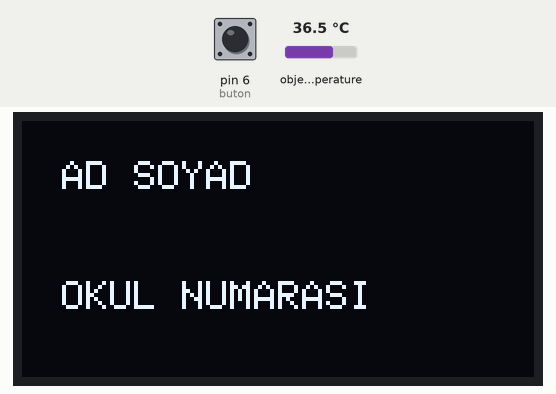
This sketch was run on a simulated Arduino Uno, built with avr-gcc and run on an emulated ATmega328P. On the bench: 128×64 one-colour display. Inputs (shaded band) come from the test bench; at power-on: pin 6 (buton) LOW, object temperature 36.5 °C. What the sketch prints to the serial monitor is not drawn.

Above: at 1.2 s.
1.3 s: pin 6 (buton) pulled HIGH for 0.15 s
At 2.2 s:
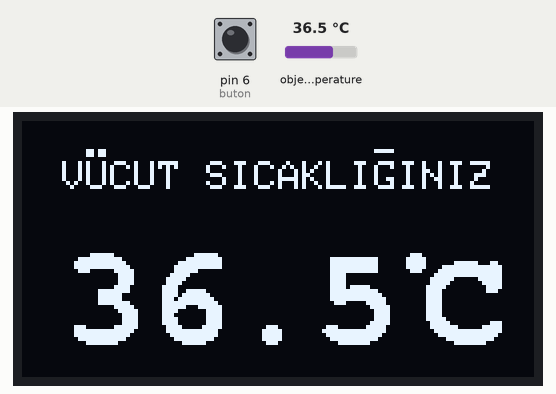
8.4 s: pin 6 (buton) pulled HIGH for 3.2 s
Timing chart, 0 to 11.4 s (numbered marks = the images above; inputs shaded):
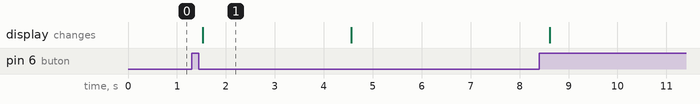

The sketch:

BT_ates_olcer.ino
```cpp
#include <Adafruit_GFX.h>
#include <Adafruit_SSD1306.h>
#include <Wire.h>
#include <Adafruit_MLX90614.h>
#include <Fonts/FreeMonoBold18pt7b.h>

Adafruit_SSD1306 display(128, 64);
Adafruit_MLX90614 mlx = Adafruit_MLX90614();

float okuma[30];
float toplam ;
float sicaklik ;
int buton_durum;
float deger;
int buton=6;

#include "SoftwareSerial.h"
#include <Wire.h>
String readString;

void buton_kontrol()
{
  buton_durum = digitalRead(buton);

  if (buton_durum == 1)
  {
    //Serial.println("ateş ölçülüyor");
    ates_olcme();
  }
  else
  {
    //Serial.println("ölçülmedi");
    display.clearDisplay();
    display.setFont();
    display.setCursor(10,10);  // (x,y)
    display.println("AD SOYAD");
    display.setCursor(10,40);  // (x,y)
    display.println("OKUL NUMARASI");
    display.display();
  }
}

void ates_olcme()
{
  //Serial.println("ateş ölçüldü");
  toplam=0;

  for (int i=0; i<30; i++)
  {
    deger =mlx.readObjectTempC();
    okuma[i]= deger *1;
    toplam = toplam + okuma[i];
    delay (5);
  }

  sicaklik = toplam / 30.0;

  display.clearDisplay();
  display.setFont();
  display.setCursor(10,10);  // (x,y)
  display.println("VUCUT SICAKLIGINIZ");  // Text or value to print
  display.setCursor(14,2);  // (x,y)
  display.println(".");  // Text or value to print
  display.setCursor(17,2);  // (x,y)
  display.println(".");  // Text or value to print
  display.setCursor(88,4);  // (x,y)
  display.println("-");  // Text or value to print

  display.setFont(&FreeMonoBold18pt7b);  // Set a custom font
  display.setCursor(10,55);  // (x,y)
  display.println(sicaklik,1);
   display.setCursor(100,55);  // (x,y)
  display.println("C");  // Text or value to print
  display.setCursor(88,37);  // (x,y)
  display.println(".");  // Text or value to print
  display.display();

  Serial.print(sicaklik);

  delay(3000);
}

void setup() {

  display.begin(SSD1306_SWITCHCAPVCC, 0x3C);
  display.clearDisplay();
  display.setTextColor(WHITE);
  mlx.begin();

  pinMode(buton,INPUT);

  Serial.begin(9600);
}

void loop() {

  buton_kontrol();

  veri_alma();
}


void veri_alma()
{
  while (Serial.available())
  {
    //Serial.println("VERİ GELDİ");
    delay(3);
    char c = Serial.read();
    readString += c;
  }
  if (readString.length() >0)
  {
    if (readString == "oku")
    {
      //Serial.println("VERİ OKUNDU");
      ates_olcme();
    }
    readString="";
  }
}
```

Measured:
- after the input at 1.3 s, the display: changes after 0.23 s (image 1)
- what the display in image 1 shows lasts 3.1 s, from 1.5 s to 4.6 s
